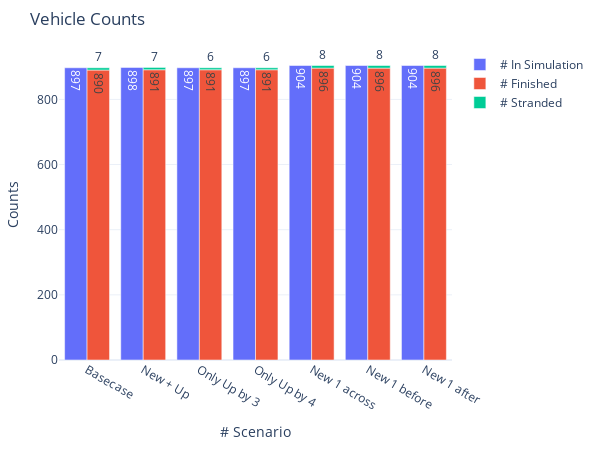

The cell this chart's notebook holds for it:
### Markdown cell above
#### 5.1 Vehicle Counts

### Code cell
fig = go.Figure(
    data=[
        go.Bar(
            name="# In Simulation",
            x=count_stats['analysis_id'],
            y=count_stats['sim_count'],
            offsetgroup=0,
            text=count_stats['sim_count'],
            textposition='auto',
        ),
        go.Bar(
            name="# Finished",
            x=count_stats['analysis_id'],
            y=count_stats['fin_count'],
            offsetgroup=1,
            text=count_stats['fin_count'],
            textposition='auto',
        ),
        go.Bar(
            name="# Stranded",
            x=count_stats['analysis_id'],
            y=count_stats['str_count'],
            offsetgroup=1,
            base=count_stats['fin_count'],
            text=count_stats['str_count'],
            textposition='auto',
        )
    ],
    layout=go.Layout(
        title="Vehicle Counts",
        yaxis_title="Counts", 
        xaxis_title="# Scenario", width=600, height=450
        
    )
)
fig.update_xaxes(type='category', tickvals=[0, 1, 2, 3, 4, 5, 6], ticktext=['Basecase', 'New + Up', 'Only Up by 3', 'Only Up by 4', 'New 1 across', 'New 1 before', 'New 1 after'])
# fig.update_yaxes(range=(0, 1300))
fig.update_layout(margin=dict(l=20, r=20, t=50, b=20), uniformtext_minsize=8, uniformtext_mode='hide', template='plotly_white')
fig.show()

### Figure 1 — Plotly figure (JSON) as saved in the notebook; plotly's stock layout.template omitted (floating-point values rounded to 4 significant figures)
{"data": [{"name": "# In Simulation", "offsetgroup": "0", "text": [897, 898, 897, 897, 904, 904, 904], "textposition": "auto", "type": "bar", "x": [465, 466, 467, 468, 469, 470, 471], "y": [897, 898, 897, 897, 904, 904, 904]}, {"name": "# Finished", "offsetgroup": "1", "text": [890, 891, 891, 891, 896, 896, 896], "textposition": "auto", "type": "bar", "x": [465, 466, 467, 468, 469, 470, 471], "y": [890, 891, 891, 891, 896, 896, 896]}, {"base": [890, 891, 891, 891, 896, 896, 896], "name": "# Stranded", "offsetgroup": "1", "text": [7, 7, 6, 6, 8, 8, 8], "textposition": "auto", "type": "bar", "x": [465, 466, 467, 468, 469, 470, 471], "y": [7, 7, 6, 6, 8, 8, 8]}], "layout": {"height": 450, "margin": {"b": 20, "l": 20, "r": 20, "t": 50}, "title": {"text": "Vehicle Counts"}, "uniformtext": {"minsize": 8, "mode": "hide"}, "width": 600, "xaxis": {"autorange": true, "range": [-0.5, 6.5], "ticktext": ["Basecase", "New + Up", "Only Up by 3", "Only Up by 4", "New 1 across", "New 1 before", "New 1 after"], "tickvals": [0, 1, 2, 3, 4, 5, 6], "title": {"text": "# Scenario"}, "type": "category"}, "yaxis": {"autorange": true, "range": [0, 951.6], "title": {"text": "Counts"}, "type": "linear"}}}
